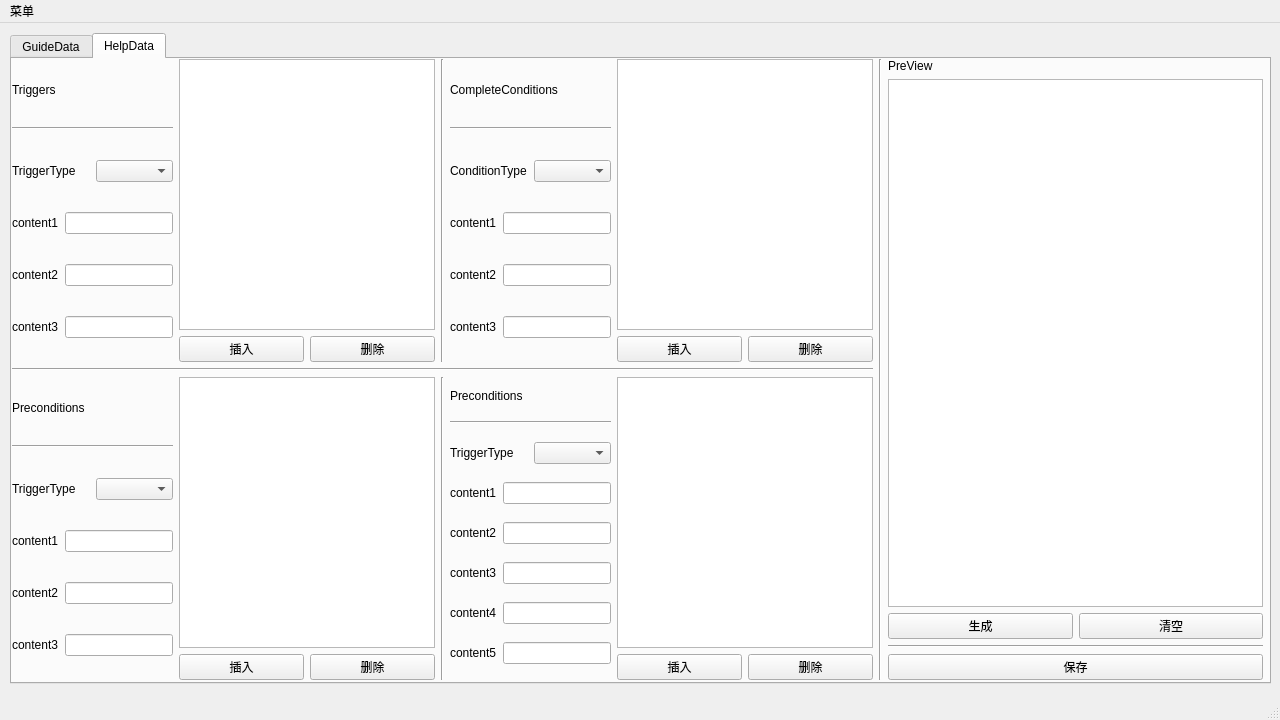
<?xml version="1.0" encoding="UTF-8"?>
<ui version="4.0">
 <class>MainWindow</class>
 <widget class="QMainWindow" name="MainWindow">
  <property name="geometry">
   <rect>
    <x>0</x>
    <y>0</y>
    <width>1280</width>
    <height>720</height>
   </rect>
  </property>
  <property name="windowTitle">
   <string>引导工具Ver3.0</string>
  </property>
  <property name="windowOpacity">
   <double>1.000000000000000</double>
  </property>
  <widget class="QWidget" name="centralwidget">
   <widget class="QTabWidget" name="tabWidget">
    <property name="geometry">
     <rect>
      <x>10</x>
      <y>10</y>
      <width>1261</width>
      <height>651</height>
     </rect>
    </property>
    <property name="currentIndex">
     <number>1</number>
    </property>
    <widget class="QWidget" name="tab">
     <attribute name="title">
      <string>GuideData</string>
     </attribute>
     <widget class="QWidget" name="layoutWidget">
      <property name="geometry">
       <rect>
        <x>0</x>
        <y>0</y>
        <width>1251</width>
        <height>621</height>
       </rect>
      </property>
      <layout class="QHBoxLayout" name="horizontalLayout_27">
       <item>
        <layout class="QVBoxLayout" name="verticalLayout_10">
         <item>
          <layout class="QVBoxLayout" name="verticalLayout">
           <item>
            <layout class="QHBoxLayout" name="horizontalLayout">
             <item>
              <widget class="QLabel" name="label">
               <property name="text">
                <string>GuideName</string>
               </property>
              </widget>
             </item>
             <item>
              <widget class="QLineEdit" name="lineEdit"/>
             </item>
            </layout>
           </item>
          </layout>
         </item>
         <item>
          <widget class="Line" name="line_2">
           <property name="orientation">
            <enum>Qt::Horizontal</enum>
           </property>
          </widget>
         </item>
         <item>
          <layout class="QHBoxLayout" name="horizontalLayout_25">
           <item>
            <layout class="QHBoxLayout" name="horizontalLayout_19">
             <item>
              <layout class="QVBoxLayout" name="verticalLayout_2">
               <item>
                <layout class="QHBoxLayout" name="horizontalLayout_2">
                 <item>
                  <widget class="QLabel" name="label_2">
                   <property name="text">
                    <string>TriggerType</string>
                   </property>
                  </widget>
                 </item>
                 <item>
                  <widget class="QComboBox" name="comboBox"/>
                 </item>
                </layout>
               </item>
               <item>
                <layout class="QHBoxLayout" name="horizontalLayout_3">
                 <item>
                  <widget class="QLabel" name="label_3">
                   <property name="text">
                    <string>content1</string>
                   </property>
                  </widget>
                 </item>
                 <item>
                  <widget class="QLineEdit" name="lineEdit_2"/>
                 </item>
                </layout>
               </item>
               <item>
                <layout class="QHBoxLayout" name="horizontalLayout_4">
                 <item>
                  <widget class="QLabel" name="label_4">
                   <property name="text">
                    <string>content2</string>
                   </property>
                  </widget>
                 </item>
                 <item>
                  <widget class="QLineEdit" name="lineEdit_3"/>
                 </item>
                </layout>
               </item>
               <item>
                <layout class="QHBoxLayout" name="horizontalLayout_5">
                 <item>
                  <widget class="QLabel" name="label_5">
                   <property name="text">
                    <string>content3</string>
                   </property>
                  </widget>
                 </item>
                 <item>
                  <widget class="QLineEdit" name="lineEdit_4"/>
                 </item>
                </layout>
               </item>
              </layout>
             </item>
             <item>
              <layout class="QVBoxLayout" name="verticalLayout_5">
               <item>
                <widget class="QTreeWidget" name="treeWidget">
                 <column>
                  <property name="text">
                   <string notr="true">1</string>
                  </property>
                 </column>
                </widget>
               </item>
               <item>
                <layout class="QHBoxLayout" name="horizontalLayout_18">
                 <item>
                  <widget class="QPushButton" name="pushButton">
                   <property name="text">
                    <string>插入</string>
                   </property>
                  </widget>
                 </item>
                 <item>
                  <widget class="QPushButton" name="pushButton_2">
                   <property name="text">
                    <string>移除</string>
                   </property>
                  </widget>
                 </item>
                </layout>
               </item>
              </layout>
             </item>
            </layout>
           </item>
           <item>
            <widget class="Line" name="line">
             <property name="orientation">
              <enum>Qt::Vertical</enum>
             </property>
            </widget>
           </item>
           <item>
            <layout class="QHBoxLayout" name="horizontalLayout_21">
             <item>
              <layout class="QVBoxLayout" name="verticalLayout_3">
               <item>
                <widget class="QCheckBox" name="checkBox">
                 <property name="text">
                  <string>IsEnable</string>
                 </property>
                </widget>
               </item>
               <item>
                <layout class="QHBoxLayout" name="horizontalLayout_6">
                 <item>
                  <widget class="QLabel" name="label_6">
                   <property name="text">
                    <string>ConditionType</string>
                   </property>
                  </widget>
                 </item>
                 <item>
                  <widget class="QComboBox" name="comboBox_2"/>
                 </item>
                </layout>
               </item>
               <item>
                <layout class="QHBoxLayout" name="horizontalLayout_7">
                 <item>
                  <widget class="QLabel" name="label_7">
                   <property name="text">
                    <string>content1</string>
                   </property>
                  </widget>
                 </item>
                 <item>
                  <widget class="QLineEdit" name="lineEdit_5"/>
                 </item>
                </layout>
               </item>
               <item>
                <layout class="QHBoxLayout" name="horizontalLayout_8">
                 <item>
                  <widget class="QLabel" name="label_8">
                   <property name="text">
                    <string>content2</string>
                   </property>
                  </widget>
                 </item>
                 <item>
                  <widget class="QLineEdit" name="lineEdit_6"/>
                 </item>
                </layout>
               </item>
               <item>
                <layout class="QHBoxLayout" name="horizontalLayout_9">
                 <item>
                  <widget class="QLabel" name="label_9">
                   <property name="text">
                    <string>content3</string>
                   </property>
                  </widget>
                 </item>
                 <item>
                  <widget class="QLineEdit" name="lineEdit_7"/>
                 </item>
                </layout>
               </item>
              </layout>
             </item>
             <item>
              <layout class="QVBoxLayout" name="verticalLayout_6">
               <item>
                <widget class="QTreeWidget" name="treeWidget_2">
                 <column>
                  <property name="text">
                   <string notr="true">1</string>
                  </property>
                 </column>
                </widget>
               </item>
               <item>
                <layout class="QHBoxLayout" name="horizontalLayout_20">
                 <item>
                  <widget class="QPushButton" name="pushButton_3">
                   <property name="text">
                    <string>插入</string>
                   </property>
                  </widget>
                 </item>
                 <item>
                  <widget class="QPushButton" name="pushButton_4">
                   <property name="text">
                    <string>移除</string>
                   </property>
                  </widget>
                 </item>
                </layout>
               </item>
              </layout>
             </item>
            </layout>
           </item>
          </layout>
         </item>
         <item>
          <widget class="Line" name="line_3">
           <property name="orientation">
            <enum>Qt::Horizontal</enum>
           </property>
          </widget>
         </item>
         <item>
          <layout class="QHBoxLayout" name="horizontalLayout_24">
           <item>
            <layout class="QVBoxLayout" name="verticalLayout_9" stretch="1,1,0,10">
             <item>
              <layout class="QHBoxLayout" name="horizontalLayout_10" stretch="0,10">
               <item>
                <widget class="QLabel" name="label_10">
                 <property name="text">
                  <string>IsClickToNext</string>
                 </property>
                </widget>
               </item>
               <item>
                <widget class="QComboBox" name="comboBox_3">
                 <item>
                  <property name="text">
                   <string>false</string>
                  </property>
                 </item>
                 <item>
                  <property name="text">
                   <string>true</string>
                  </property>
                 </item>
                </widget>
               </item>
              </layout>
             </item>
             <item>
              <layout class="QHBoxLayout" name="horizontalLayout_11" stretch="0,10">
               <item>
                <widget class="QLabel" name="label_11">
                 <property name="text">
                  <string>IsClickToNext</string>
                 </property>
                </widget>
               </item>
               <item>
                <widget class="QComboBox" name="comboBox_4"/>
               </item>
              </layout>
             </item>
             <item>
              <widget class="Line" name="line_4">
               <property name="orientation">
                <enum>Qt::Horizontal</enum>
               </property>
              </widget>
             </item>
             <item>
              <layout class="QHBoxLayout" name="horizontalLayout_23">
               <item>
                <layout class="QVBoxLayout" name="verticalLayout_8">
                 <item>
                  <layout class="QHBoxLayout" name="horizontalLayout_12" stretch="0,10">
                   <item>
                    <widget class="QLabel" name="label_12">
                     <property name="text">
                      <string>DoType</string>
                     </property>
                    </widget>
                   </item>
                   <item>
                    <widget class="QComboBox" name="comboBox_5"/>
                   </item>
                  </layout>
                 </item>
                 <item>
                  <layout class="QHBoxLayout" name="horizontalLayout_13">
                   <item>
                    <widget class="QLabel" name="label_13">
                     <property name="text">
                      <string>content1</string>
                     </property>
                    </widget>
                   </item>
                   <item>
                    <widget class="QLineEdit" name="lineEdit_8"/>
                   </item>
                  </layout>
                 </item>
                 <item>
                  <layout class="QHBoxLayout" name="horizontalLayout_14">
                   <item>
                    <widget class="QLabel" name="label_14">
                     <property name="text">
                      <string>content2</string>
                     </property>
                    </widget>
                   </item>
                   <item>
                    <widget class="QLineEdit" name="lineEdit_9"/>
                   </item>
                  </layout>
                 </item>
                </layout>
               </item>
               <item>
                <layout class="QVBoxLayout" name="verticalLayout_7">
                 <item>
                  <layout class="QHBoxLayout" name="horizontalLayout_15">
                   <item>
                    <widget class="QLabel" name="label_15">
                     <property name="text">
                      <string>content3</string>
                     </property>
                    </widget>
                   </item>
                   <item>
                    <widget class="QLineEdit" name="lineEdit_10"/>
                   </item>
                  </layout>
                 </item>
                 <item>
                  <layout class="QHBoxLayout" name="horizontalLayout_16">
                   <item>
                    <widget class="QLabel" name="label_16">
                     <property name="text">
                      <string>content4</string>
                     </property>
                    </widget>
                   </item>
                   <item>
                    <widget class="QLineEdit" name="lineEdit_11"/>
                   </item>
                  </layout>
                 </item>
                 <item>
                  <layout class="QHBoxLayout" name="horizontalLayout_17">
                   <item>
                    <widget class="QLabel" name="label_17">
                     <property name="text">
                      <string>content5</string>
                     </property>
                    </widget>
                   </item>
                   <item>
                    <widget class="QLineEdit" name="lineEdit_12"/>
                   </item>
                  </layout>
                 </item>
                </layout>
               </item>
              </layout>
             </item>
            </layout>
           </item>
           <item>
            <layout class="QVBoxLayout" name="verticalLayout_4">
             <item>
              <widget class="QTreeWidget" name="treeWidget_3">
               <column>
                <property name="text">
                 <string notr="true">1</string>
                </property>
               </column>
              </widget>
             </item>
             <item>
              <layout class="QHBoxLayout" name="horizontalLayout_22">
               <item>
                <widget class="QPushButton" name="pushButton_5">
                 <property name="text">
                  <string>插入</string>
                 </property>
                </widget>
               </item>
               <item>
                <widget class="QPushButton" name="pushButton_6">
                 <property name="text">
                  <string>移除</string>
                 </property>
                </widget>
               </item>
              </layout>
             </item>
            </layout>
           </item>
          </layout>
         </item>
        </layout>
       </item>
       <item>
        <widget class="Line" name="line_6">
         <property name="orientation">
          <enum>Qt::Vertical</enum>
         </property>
        </widget>
       </item>
       <item>
        <layout class="QVBoxLayout" name="verticalLayout_11">
         <item>
          <widget class="QLabel" name="label_18">
           <property name="text">
            <string>PreView</string>
           </property>
          </widget>
         </item>
         <item>
          <widget class="QTextEdit" name="textEdit"/>
         </item>
         <item>
          <layout class="QHBoxLayout" name="horizontalLayout_26">
           <item>
            <widget class="QPushButton" name="pushButton_7">
             <property name="text">
              <string>生成</string>
             </property>
            </widget>
           </item>
           <item>
            <widget class="QPushButton" name="pushButton_8">
             <property name="text">
              <string>清空</string>
             </property>
            </widget>
           </item>
          </layout>
         </item>
         <item>
          <widget class="Line" name="line_5">
           <property name="orientation">
            <enum>Qt::Horizontal</enum>
           </property>
          </widget>
         </item>
         <item>
          <widget class="QPushButton" name="pushButton_9">
           <property name="text">
            <string>保存</string>
           </property>
          </widget>
         </item>
        </layout>
       </item>
      </layout>
     </widget>
    </widget>
    <widget class="QWidget" name="tab_2">
     <attribute name="title">
      <string>HelpData</string>
     </attribute>
     <widget class="QWidget" name="layoutWidget">
      <property name="geometry">
       <rect>
        <x>0</x>
        <y>0</y>
        <width>1251</width>
        <height>621</height>
       </rect>
      </property>
      <layout class="QHBoxLayout" name="horizontalLayout_108">
       <item>
        <layout class="QVBoxLayout" name="verticalLayout_39">
         <item>
          <layout class="QHBoxLayout" name="horizontalLayout_105">
           <item>
            <layout class="QHBoxLayout" name="horizontalLayout_33">
             <item>
              <layout class="QVBoxLayout" name="verticalLayout_13" stretch="0,0,0,0,0,0">
               <property name="sizeConstraint">
                <enum>QLayout::SetDefaultConstraint</enum>
               </property>
               <item>
                <widget class="QLabel" name="label_27">
                 <property name="sizePolicy">
                  <sizepolicy hsizetype="Fixed" vsizetype="Fixed">
                   <horstretch>0</horstretch>
                   <verstretch>0</verstretch>
                  </sizepolicy>
                 </property>
                 <property name="text">
                  <string>Triggers</string>
                 </property>
                </widget>
               </item>
               <item>
                <widget class="Line" name="line_18">
                 <property name="orientation">
                  <enum>Qt::Horizontal</enum>
                 </property>
                </widget>
               </item>
               <item>
                <layout class="QHBoxLayout" name="horizontalLayout_28">
                 <item>
                  <widget class="QLabel" name="label_19">
                   <property name="text">
                    <string>TriggerType</string>
                   </property>
                  </widget>
                 </item>
                 <item>
                  <widget class="QComboBox" name="comboBox_6">
                   <property name="toolTip">
                    <string/>
                   </property>
                   <property name="toolTipDuration">
                    <number>-1</number>
                   </property>
                  </widget>
                 </item>
                </layout>
               </item>
               <item>
                <layout class="QHBoxLayout" name="horizontalLayout_29">
                 <item>
                  <widget class="QLabel" name="label_20">
                   <property name="text">
                    <string>content1</string>
                   </property>
                  </widget>
                 </item>
                 <item>
                  <widget class="QLineEdit" name="lineEdit_13"/>
                 </item>
                </layout>
               </item>
               <item>
                <layout class="QHBoxLayout" name="horizontalLayout_30">
                 <item>
                  <widget class="QLabel" name="label_21">
                   <property name="text">
                    <string>content2</string>
                   </property>
                  </widget>
                 </item>
                 <item>
                  <widget class="QLineEdit" name="lineEdit_14">
                   <property name="text">
                    <string/>
                   </property>
                  </widget>
                 </item>
                </layout>
               </item>
               <item>
                <layout class="QHBoxLayout" name="horizontalLayout_31">
                 <item>
                  <widget class="QLabel" name="label_22">
                   <property name="text">
                    <string>content3</string>
                   </property>
                  </widget>
                 </item>
                 <item>
                  <widget class="QLineEdit" name="lineEdit_15">
                   <property name="text">
                    <string/>
                   </property>
                  </widget>
                 </item>
                </layout>
               </item>
              </layout>
             </item>
             <item>
              <layout class="QVBoxLayout" name="verticalLayout_12">
               <item>
                <widget class="QListWidget" name="listWidget"/>
               </item>
               <item>
                <layout class="QHBoxLayout" name="horizontalLayout_32">
                 <item>
                  <widget class="QPushButton" name="pushButton_10">
                   <property name="text">
                    <string>插入</string>
                   </property>
                  </widget>
                 </item>
                 <item>
                  <widget class="QPushButton" name="pushButton_11">
                   <property name="text">
                    <string>删除</string>
                   </property>
                  </widget>
                 </item>
                </layout>
               </item>
              </layout>
             </item>
            </layout>
           </item>
           <item>
            <widget class="Line" name="line_13">
             <property name="orientation">
              <enum>Qt::Vertical</enum>
             </property>
            </widget>
           </item>
           <item>
            <layout class="QHBoxLayout" name="horizontalLayout_34">
             <item>
              <layout class="QVBoxLayout" name="verticalLayout_14">
               <item>
                <widget class="QLabel" name="label_28">
                 <property name="sizePolicy">
                  <sizepolicy hsizetype="Fixed" vsizetype="Fixed">
                   <horstretch>0</horstretch>
                   <verstretch>0</verstretch>
                  </sizepolicy>
                 </property>
                 <property name="text">
                  <string>CompleteConditions</string>
                 </property>
                </widget>
               </item>
               <item>
                <widget class="Line" name="line_19">
                 <property name="orientation">
                  <enum>Qt::Horizontal</enum>
                 </property>
                </widget>
               </item>
               <item>
                <layout class="QHBoxLayout" name="horizontalLayout_35">
                 <item>
                  <widget class="QLabel" name="label_23">
                   <property name="text">
                    <string>ConditionType</string>
                   </property>
                  </widget>
                 </item>
                 <item>
                  <widget class="QComboBox" name="comboBox_7"/>
                 </item>
                </layout>
               </item>
               <item>
                <layout class="QHBoxLayout" name="horizontalLayout_36">
                 <item>
                  <widget class="QLabel" name="label_24">
                   <property name="text">
                    <string>content1</string>
                   </property>
                  </widget>
                 </item>
                 <item>
                  <widget class="QLineEdit" name="lineEdit_16"/>
                 </item>
                </layout>
               </item>
               <item>
                <layout class="QHBoxLayout" name="horizontalLayout_37">
                 <item>
                  <widget class="QLabel" name="label_25">
                   <property name="text">
                    <string>content2</string>
                   </property>
                  </widget>
                 </item>
                 <item>
                  <widget class="QLineEdit" name="lineEdit_17">
                   <property name="text">
                    <string/>
                   </property>
                  </widget>
                 </item>
                </layout>
               </item>
               <item>
                <layout class="QHBoxLayout" name="horizontalLayout_38">
                 <item>
                  <widget class="QLabel" name="label_26">
                   <property name="text">
                    <string>content3</string>
                   </property>
                  </widget>
                 </item>
                 <item>
                  <widget class="QLineEdit" name="lineEdit_18">
                   <property name="text">
                    <string/>
                   </property>
                  </widget>
                 </item>
                </layout>
               </item>
              </layout>
             </item>
             <item>
              <layout class="QVBoxLayout" name="verticalLayout_15">
               <item>
                <widget class="QListWidget" name="listWidget_2"/>
               </item>
               <item>
                <layout class="QHBoxLayout" name="horizontalLayout_39">
                 <item>
                  <widget class="QPushButton" name="pushButton_12">
                   <property name="text">
                    <string>插入</string>
                   </property>
                  </widget>
                 </item>
                 <item>
                  <widget class="QPushButton" name="pushButton_13">
                   <property name="text">
                    <string>删除</string>
                   </property>
                  </widget>
                 </item>
                </layout>
               </item>
              </layout>
             </item>
            </layout>
           </item>
          </layout>
         </item>
         <item>
          <widget class="Line" name="line_15">
           <property name="orientation">
            <enum>Qt::Horizontal</enum>
           </property>
          </widget>
         </item>
         <item>
          <layout class="QHBoxLayout" name="horizontalLayout_106">
           <item>
            <layout class="QHBoxLayout" name="horizontalLayout_40">
             <item>
              <layout class="QVBoxLayout" name="verticalLayout_16">
               <item>
                <widget class="QLabel" name="label_29">
                 <property name="sizePolicy">
                  <sizepolicy hsizetype="Fixed" vsizetype="Fixed">
                   <horstretch>0</horstretch>
                   <verstretch>0</verstretch>
                  </sizepolicy>
                 </property>
                 <property name="text">
                  <string>Preconditions</string>
                 </property>
                </widget>
               </item>
               <item>
                <widget class="Line" name="line_20">
                 <property name="orientation">
                  <enum>Qt::Horizontal</enum>
                 </property>
                </widget>
               </item>
               <item>
                <layout class="QHBoxLayout" name="horizontalLayout_41">
                 <item>
                  <widget class="QLabel" name="label_30">
                   <property name="text">
                    <string>TriggerType</string>
                   </property>
                  </widget>
                 </item>
                 <item>
                  <widget class="QComboBox" name="comboBox_8"/>
                 </item>
                </layout>
               </item>
               <item>
                <layout class="QHBoxLayout" name="horizontalLayout_42">
                 <item>
                  <widget class="QLabel" name="label_31">
                   <property name="text">
                    <string>content1</string>
                   </property>
                  </widget>
                 </item>
                 <item>
                  <widget class="QLineEdit" name="lineEdit_19"/>
                 </item>
                </layout>
               </item>
               <item>
                <layout class="QHBoxLayout" name="horizontalLayout_43">
                 <item>
                  <widget class="QLabel" name="label_32">
                   <property name="text">
                    <string>content2</string>
                   </property>
                  </widget>
                 </item>
                 <item>
                  <widget class="QLineEdit" name="lineEdit_20">
                   <property name="text">
                    <string/>
                   </property>
                  </widget>
                 </item>
                </layout>
               </item>
               <item>
                <layout class="QHBoxLayout" name="horizontalLayout_44">
                 <item>
                  <widget class="QLabel" name="label_33">
                   <property name="text">
                    <string>content3</string>
                   </property>
                  </widget>
                 </item>
                 <item>
                  <widget class="QLineEdit" name="lineEdit_21">
                   <property name="text">
                    <string/>
                   </property>
                  </widget>
                 </item>
                </layout>
               </item>
              </layout>
             </item>
             <item>
              <layout class="QVBoxLayout" name="verticalLayout_17">
               <item>
                <widget class="QListWidget" name="listWidget_3"/>
               </item>
               <item>
                <layout class="QHBoxLayout" name="horizontalLayout_45">
                 <item>
                  <widget class="QPushButton" name="pushButton_14">
                   <property name="text">
                    <string>插入</string>
                   </property>
                  </widget>
                 </item>
                 <item>
                  <widget class="QPushButton" name="pushButton_15">
                   <property name="text">
                    <string>删除</string>
                   </property>
                  </widget>
                 </item>
                </layout>
               </item>
              </layout>
             </item>
            </layout>
           </item>
           <item>
            <widget class="Line" name="line_14">
             <property name="orientation">
              <enum>Qt::Vertical</enum>
             </property>
            </widget>
           </item>
           <item>
            <layout class="QHBoxLayout" name="horizontalLayout_46">
             <item>
              <layout class="QVBoxLayout" name="verticalLayout_18">
               <item>
                <widget class="QLabel" name="label_34">
                 <property name="sizePolicy">
                  <sizepolicy hsizetype="Fixed" vsizetype="Fixed">
                   <horstretch>0</horstretch>
                   <verstretch>0</verstretch>
                  </sizepolicy>
                 </property>
                 <property name="text">
                  <string>Preconditions</string>
                 </property>
                </widget>
               </item>
               <item>
                <widget class="Line" name="line_21">
                 <property name="orientation">
                  <enum>Qt::Horizontal</enum>
                 </property>
                </widget>
               </item>
               <item>
                <layout class="QHBoxLayout" name="horizontalLayout_47">
                 <item>
                  <widget class="QLabel" name="label_35">
                   <property name="text">
                    <string>TriggerType</string>
                   </property>
                  </widget>
                 </item>
                 <item>
                  <widget class="QComboBox" name="comboBox_9"/>
                 </item>
                </layout>
               </item>
               <item>
                <layout class="QHBoxLayout" name="horizontalLayout_48">
                 <item>
                  <widget class="QLabel" name="label_36">
                   <property name="text">
                    <string>content1</string>
                   </property>
                  </widget>
                 </item>
                 <item>
                  <widget class="QLineEdit" name="lineEdit_22"/>
                 </item>
                </layout>
               </item>
               <item>
                <layout class="QHBoxLayout" name="horizontalLayout_49">
                 <item>
                  <widget class="QLabel" name="label_37">
                   <property name="text">
                    <string>content2</string>
                   </property>
                  </widget>
                 </item>
                 <item>
                  <widget class="QLineEdit" name="lineEdit_23">
                   <property name="text">
                    <string/>
                   </property>
                  </widget>
                 </item>
                </layout>
               </item>
               <item>
                <layout class="QHBoxLayout" name="horizontalLayout_50">
                 <item>
                  <widget class="QLabel" name="label_38">
                   <property name="text">
                    <string>content3</string>
                   </property>
                  </widget>
                 </item>
                 <item>
                  <widget class="QLineEdit" name="lineEdit_24">
                   <property name="text">
                    <string/>
                   </property>
                  </widget>
                 </item>
                </layout>
               </item>
               <item>
                <layout class="QHBoxLayout" name="horizontalLayout_103">
                 <item>
                  <widget class="QLabel" name="label_39">
                   <property name="text">
                    <string>content4</string>
                   </property>
                  </widget>
                 </item>
                 <item>
                  <widget class="QLineEdit" name="lineEdit_25">
                   <property name="text">
                    <string/>
                   </property>
                  </widget>
                 </item>
                </layout>
               </item>
               <item>
                <layout class="QHBoxLayout" name="horizontalLayout_104">
                 <item>
                  <widget class="QLabel" name="label_79">
                   <property name="text">
                    <string>content5</string>
                   </property>
                  </widget>
                 </item>
                 <item>
                  <widget class="QLineEdit" name="lineEdit_51">
                   <property name="text">
                    <string/>
                   </property>
                  </widget>
                 </item>
                </layout>
               </item>
              </layout>
             </item>
             <item>
              <layout class="QVBoxLayout" name="verticalLayout_19">
               <item>
                <widget class="QListWidget" name="listWidget_4"/>
               </item>
               <item>
                <layout class="QHBoxLayout" name="horizontalLayout_51">
                 <item>
                  <widget class="QPushButton" name="pushButton_16">
                   <property name="text">
                    <string>插入</string>
                   </property>
                  </widget>
                 </item>
                 <item>
                  <widget class="QPushButton" name="pushButton_17">
                   <property name="text">
                    <string>删除</string>
                   </property>
                  </widget>
                 </item>
                </layout>
               </item>
              </layout>
             </item>
            </layout>
           </item>
          </layout>
         </item>
        </layout>
       </item>
       <item>
        <widget class="Line" name="line_17">
         <property name="orientation">
          <enum>Qt::Vertical</enum>
         </property>
        </widget>
       </item>
       <item>
        <layout class="QVBoxLayout" name="verticalLayout_40">
         <item>
          <widget class="QLabel" name="label_80">
           <property name="text">
            <string>PreView</string>
           </property>
          </widget>
         </item>
         <item>
          <widget class="QTextEdit" name="textEdit_3"/>
         </item>
         <item>
          <layout class="QHBoxLayout" name="horizontalLayout_107">
           <item>
            <widget class="QPushButton" name="pushButton_35">
             <property name="text">
              <string>生成</string>
             </property>
            </widget>
           </item>
           <item>
            <widget class="QPushButton" name="pushButton_36">
             <property name="text">
              <string>清空</string>
             </property>
            </widget>
           </item>
          </layout>
         </item>
         <item>
          <widget class="Line" name="line_16">
           <property name="orientation">
            <enum>Qt::Horizontal</enum>
           </property>
          </widget>
         </item>
         <item>
          <widget class="QPushButton" name="pushButton_37">
           <property name="text">
            <string>保存</string>
           </property>
          </widget>
         </item>
        </layout>
       </item>
      </layout>
     </widget>
    </widget>
   </widget>
  </widget>
  <widget class="QMenuBar" name="menubar">
   <property name="geometry">
    <rect>
     <x>0</x>
     <y>0</y>
     <width>1280</width>
     <height>23</height>
    </rect>
   </property>
   <widget class="QMenu" name="menu">
    <property name="title">
     <string>菜单</string>
    </property>
    <addaction name="actionSave_s"/>
    <addaction name="separator"/>
    <addaction name="actionQuit_q"/>
   </widget>
   <addaction name="menu"/>
  </widget>
  <widget class="QStatusBar" name="statusbar"/>
  <action name="actionSave_s">
   <property name="text">
    <string>Save(&amp;s)</string>
   </property>
  </action>
  <action name="actionQuit_q">
   <property name="text">
    <string>Quit(&amp;q)</string>
   </property>
  </action>
 </widget>
 <resources/>
 <connections/>
</ui>
